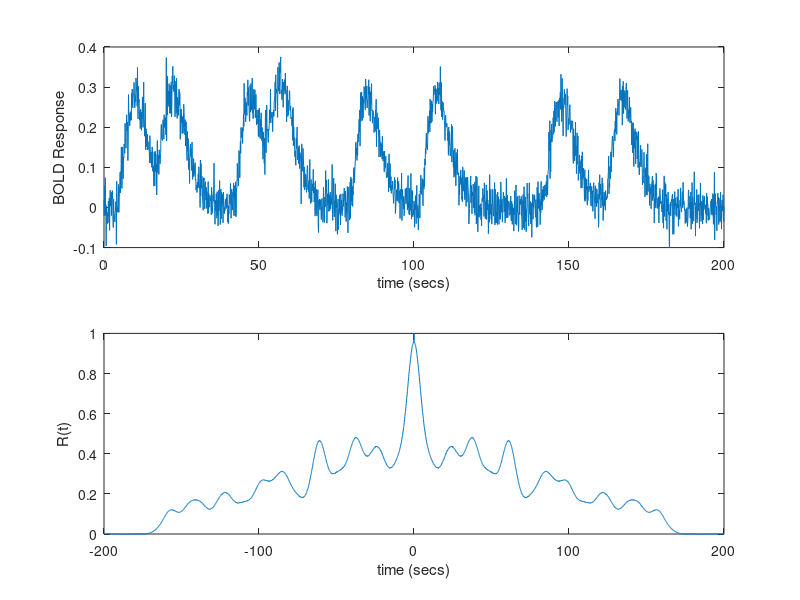
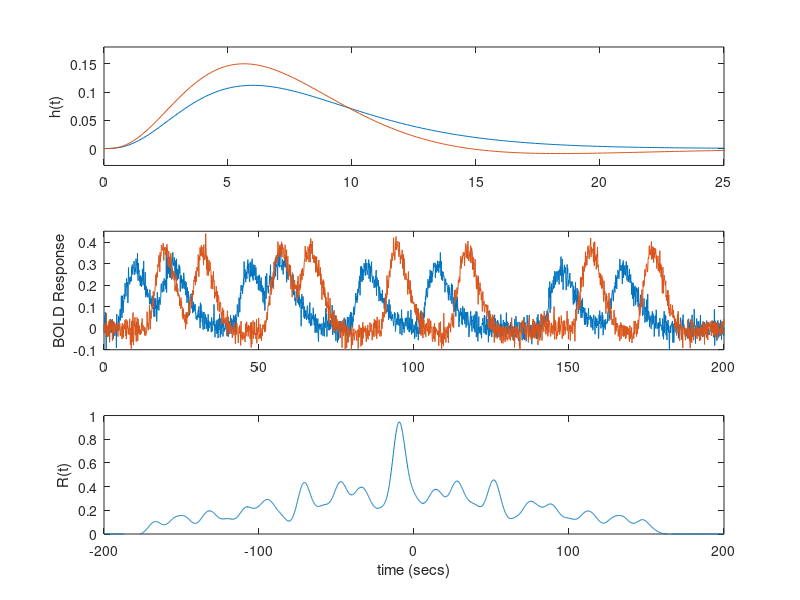

Write MATLAB code to recreate these figures, in order.
clear all; close all; clc;              % Clear all workspaces

% Create the hrf
n=4; lamda=2; n2=7; lamda2=2; a=.3;
t=0:.1:200;
hrf=(t.^(n-1)).*exp(-t/lamda)/((lamda^n)*factorial(n-1));
h2=(t.^(n2-1)).*exp(-t/lamda2)/((lamda2^n2)*factorial(n2-1));
hrf2=(hrf-a*h2)/(sum(hrf-a*h2)*.1);

% Create the boxcar
n=zeros(1,2001);
n(26:50)=ones(1,25); n(151:175)=ones(1,25); n(401:425)=ones(1,25); 
n(501:525)=ones(1,25); n(776:800)=ones(1,25); n(1001:1025)=ones(1,25); 
n(1401:1425)=ones(1,25); n(1601:1625)=ones(1,25); 
n2=[zeros(1,100),n(1:1901)];

% Convolve hrf & boxcar, then add noise
B=conv(hrf,n)/10; B2=conv(hrf2,n2)/10;
B=B(1:2001)+.03*randn(1,2001); B2=B2(1:2001)+.03*randn(1,2001);
subplot(2,1,1); plot(t,B); axis([0 200 -.1 .4]);
xlabel('time (secs)'); ylabel('BOLD Response');

% Compute autocorrelation function & plot
[R_B,lags]=xcorr(B,'coeff');
subplot(2,1,2); plot(lags/10,R_B); axis([-200 200 0 1]);
xlabel('time (secs)'); ylabel('R(t)');

figure;
% Plot the hrfs
subplot(3,1,1); plot(t,hrf,t,hrf2); axis([0 25 -.03 .18]);
ylabel('h(t)');

% Plot both BOLD responses
subplot(3,1,2); plot(t,B,t,B2); axis([0 200 -.1 .45]);
ylabel('BOLD Response');

%Compute cross-correlation function & plot
[R12,lags]=xcorr(B,B2,'coeff');
subplot(3,1,3); plot(lags/10,R12); axis([-200 200 0 1]);
xlabel('time (secs)'); ylabel('R(t)');
